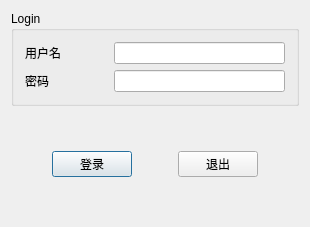
<?xml version="1.0" encoding="UTF-8"?>
<ui version="4.0">
 <class>Login</class>
 <widget class="QDialog" name="Login">
  <property name="geometry">
   <rect>
    <x>0</x>
    <y>0</y>
    <width>310</width>
    <height>227</height>
   </rect>
  </property>
  <property name="windowTitle">
   <string>Login</string>
  </property>
  <layout class="QVBoxLayout" name="verticalLayout_2">
   <item>
    <widget class="QGroupBox" name="groupBox">
     <property name="title">
      <string>Login</string>
     </property>
     <layout class="QVBoxLayout" name="verticalLayout">
      <item>
       <layout class="QGridLayout" name="gridLayout_2">
        <item row="0" column="0">
         <widget class="QLabel" name="label_3">
          <property name="text">
           <string>用户名</string>
          </property>
         </widget>
        </item>
        <item row="3" column="0">
         <widget class="QLabel" name="label_4">
          <property name="text">
           <string>密码</string>
          </property>
         </widget>
        </item>
        <item row="0" column="1" colspan="2">
         <widget class="QLineEdit" name="usrEdit"/>
        </item>
        <item row="3" column="1" colspan="2">
         <widget class="QLineEdit" name="passwdEDit"/>
        </item>
       </layout>
      </item>
     </layout>
    </widget>
   </item>
   <item>
    <layout class="QGridLayout" name="gridLayout">
     <item row="1" column="0">
      <spacer name="horizontalSpacer">
       <property name="orientation">
        <enum>Qt::Horizontal</enum>
       </property>
       <property name="sizeHint" stdset="0">
        <size>
         <width>40</width>
         <height>20</height>
        </size>
       </property>
      </spacer>
     </item>
     <item row="1" column="1">
      <widget class="QPushButton" name="loginBtn">
       <property name="text">
        <string>登录</string>
       </property>
      </widget>
     </item>
     <item row="1" column="4">
      <spacer name="horizontalSpacer_3">
       <property name="orientation">
        <enum>Qt::Horizontal</enum>
       </property>
       <property name="sizeHint" stdset="0">
        <size>
         <width>40</width>
         <height>20</height>
        </size>
       </property>
      </spacer>
     </item>
     <item row="0" column="2">
      <spacer name="verticalSpacer">
       <property name="orientation">
        <enum>Qt::Vertical</enum>
       </property>
       <property name="sizeHint" stdset="0">
        <size>
         <width>20</width>
         <height>40</height>
        </size>
       </property>
      </spacer>
     </item>
     <item row="1" column="2">
      <spacer name="horizontalSpacer_2">
       <property name="orientation">
        <enum>Qt::Horizontal</enum>
       </property>
       <property name="sizeHint" stdset="0">
        <size>
         <width>40</width>
         <height>20</height>
        </size>
       </property>
      </spacer>
     </item>
     <item row="1" column="3">
      <widget class="QPushButton" name="exitBtn">
       <property name="text">
        <string>退出</string>
       </property>
      </widget>
     </item>
     <item row="2" column="2">
      <spacer name="verticalSpacer_2">
       <property name="orientation">
        <enum>Qt::Vertical</enum>
       </property>
       <property name="sizeHint" stdset="0">
        <size>
         <width>20</width>
         <height>40</height>
        </size>
       </property>
      </spacer>
     </item>
    </layout>
   </item>
  </layout>
 </widget>
 <layoutdefault spacing="6" margin="11"/>
 <tabstops>
  <tabstop>usrEdit</tabstop>
  <tabstop>passwdEDit</tabstop>
  <tabstop>loginBtn</tabstop>
  <tabstop>exitBtn</tabstop>
 </tabstops>
 <resources/>
 <connections>
  <connection>
   <sender>exitBtn</sender>
   <signal>clicked()</signal>
   <receiver>Login</receiver>
   <slot>close()</slot>
   <hints>
    <hint type="sourcelabel">
     <x>217</x>
     <y>166</y>
    </hint>
    <hint type="destinationlabel">
     <x>154</x>
     <y>113</y>
    </hint>
   </hints>
  </connection>
 </connections>
</ui>
